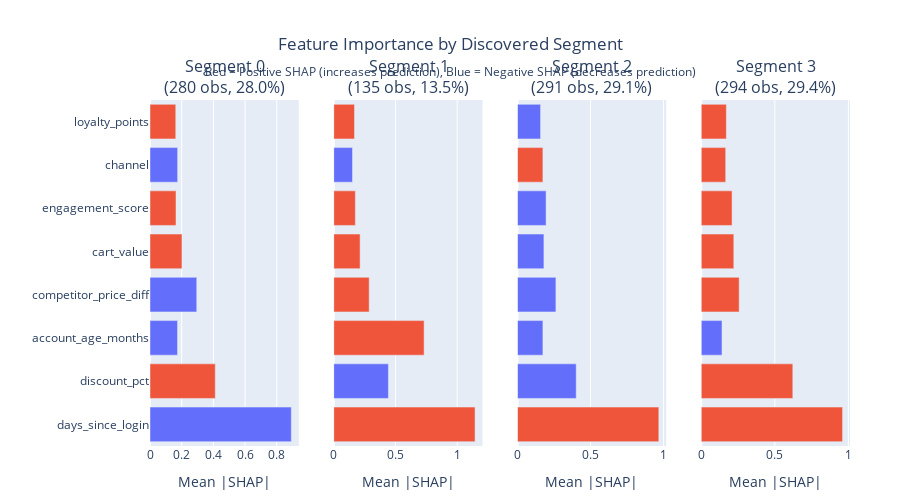

Write notebook code for a chart like this one.
### Code cell
# Visualize segment profiles
fig = interp.plot_segment_profiles(segments, top_n_features=8)
fig.show()

### Figure 1 — Plotly figure (JSON) as saved in the notebook; plotly's stock layout.template omitted (floating-point values rounded to 4 significant figures)
{"data": [{"hovertemplate": "%{y}<br>Importance: %{x:.4f}<extra></extra>", "marker": {"color": ["#636EFA", "#EF553B", "#636EFA", "#636EFA", "#EF553B", "#EF553B", "#636EFA", "#EF553B"]}, "name": "Segment 0", "orientation": "h", "showlegend": false, "type": "bar", "x": [0.8919, 0.412, 0.1738, 0.2951, 0.2017, 0.1643, 0.1744, 0.1625], "xaxis": "x", "y": ["days_since_login", "discount_pct", "account_age_months", "competitor_price_diff", "cart_value", "engagement_score", "channel", "loyalty_points"], "yaxis": "y"}, {"hovertemplate": "%{y}<br>Importance: %{x:.4f}<extra></extra>", "marker": {"color": ["#EF553B", "#636EFA", "#EF553B", "#EF553B", "#EF553B", "#EF553B", "#636EFA", "#EF553B"]}, "name": "Segment 1", "orientation": "h", "showlegend": false, "type": "bar", "x": [1.145, 0.4427, 0.7318, 0.287, 0.2134, 0.175, 0.1518, 0.1682], "xaxis": "x2", "y": ["days_since_login", "discount_pct", "account_age_months", "competitor_price_diff", "cart_value", "engagement_score", "channel", "loyalty_points"], "yaxis": "y2"}, {"hovertemplate": "%{y}<br>Importance: %{x:.4f}<extra></extra>", "marker": {"color": ["#EF553B", "#636EFA", "#636EFA", "#636EFA", "#636EFA", "#636EFA", "#EF553B", "#636EFA"]}, "name": "Segment 2", "orientation": "h", "showlegend": false, "type": "bar", "x": [0.9673, 0.4019, 0.1739, 0.2629, 0.1808, 0.1956, 0.1739, 0.1579], "xaxis": "x3", "y": ["days_since_login", "discount_pct", "account_age_months", "competitor_price_diff", "cart_value", "engagement_score", "channel", "loyalty_points"], "yaxis": "y3"}, {"hovertemplate": "%{y}<br>Importance: %{x:.4f}<extra></extra>", "marker": {"color": ["#EF553B", "#EF553B", "#636EFA", "#EF553B", "#EF553B", "#EF553B", "#EF553B", "#EF553B"]}, "name": "Segment 3", "orientation": "h", "showlegend": false, "type": "bar", "x": [0.9606, 0.6224, 0.1411, 0.2577, 0.2214, 0.2095, 0.1662, 0.1707], "xaxis": "x4", "y": ["days_since_login", "discount_pct", "account_age_months", "competitor_price_diff", "cart_value", "engagement_score", "channel", "loyalty_points"], "yaxis": "y4"}], "layout": {"annotations": [{"font": {"size": 16}, "showarrow": false, "text": "Segment 0<br>(280 obs, 28.0%)", "x": 0.1062, "xanchor": "center", "xref": "paper", "y": 1.0, "yanchor": "bottom", "yref": "paper"}, {"font": {"size": 16}, "showarrow": false, "text": "Segment 1<br>(135 obs, 13.5%)", "x": 0.3688, "xanchor": "center", "xref": "paper", "y": 1.0, "yanchor": "bottom", "yref": "paper"}, {"font": {"size": 16}, "showarrow": false, "text": "Segment 2<br>(291 obs, 29.1%)", "x": 0.6313, "xanchor": "center", "xref": "paper", "y": 1.0, "yanchor": "bottom", "yref": "paper"}, {"font": {"size": 16}, "showarrow": false, "text": "Segment 3<br>(294 obs, 29.4%)", "x": 0.8938, "xanchor": "center", "xref": "paper", "y": 1.0, "yanchor": "bottom", "yref": "paper"}], "height": 500, "margin": {"b": 50, "l": 150, "r": 50, "t": 100}, "showlegend": false, "title": {"text": "Feature Importance by Discovered Segment<br><sub>Red = Positive SHAP (increases prediction), Blue = Negative SHAP (decreases prediction)</sub>", "x": 0.5, "xanchor": "center"}, "xaxis": {"anchor": "y", "domain": [0.0, 0.2125], "title": {"text": "Mean |SHAP|"}}, "xaxis2": {"anchor": "y2", "domain": [0.2625, 0.475], "title": {"text": "Mean |SHAP|"}}, "xaxis3": {"anchor": "y3", "domain": [0.525, 0.7375], "title": {"text": "Mean |SHAP|"}}, "xaxis4": {"anchor": "y4", "domain": [0.7875, 1.0], "title": {"text": "Mean |SHAP|"}}, "yaxis": {"anchor": "x", "domain": [0.0, 1.0]}, "yaxis2": {"anchor": "x2", "domain": [0.0, 1.0], "matches": "y", "showticklabels": false}, "yaxis3": {"anchor": "x3", "domain": [0.0, 1.0], "matches": "y", "showticklabels": false}, "yaxis4": {"anchor": "x4", "domain": [0.0, 1.0], "matches": "y", "showticklabels": false}}}
